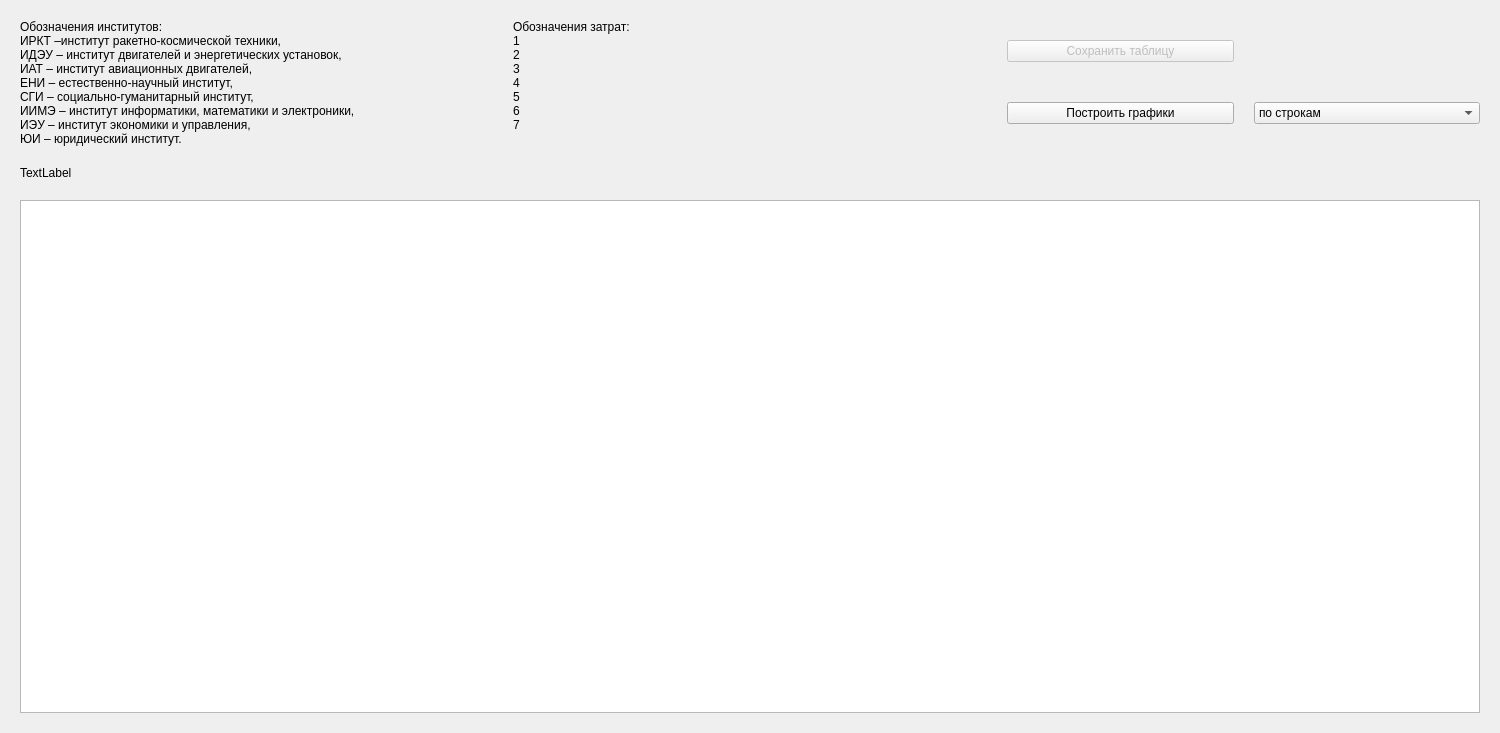
<?xml version="1.0" encoding="UTF-8"?>
<ui version="4.0">
 <class>Form</class>
 <widget class="QWidget" name="Form">
  <property name="geometry">
   <rect>
    <x>0</x>
    <y>0</y>
    <width>1500</width>
    <height>733</height>
   </rect>
  </property>
  <property name="windowTitle">
   <string>Анализ доходов институтов - Результаты</string>
  </property>
  <layout class="QHBoxLayout" name="horizontalLayout_2">
   <property name="leftMargin">
    <number>20</number>
   </property>
   <property name="topMargin">
    <number>20</number>
   </property>
   <property name="rightMargin">
    <number>20</number>
   </property>
   <property name="bottomMargin">
    <number>20</number>
   </property>
   <item>
    <layout class="QVBoxLayout" name="verticalLayout">
     <property name="spacing">
      <number>20</number>
     </property>
     <property name="sizeConstraint">
      <enum>QLayout::SetMaximumSize</enum>
     </property>
     <item>
      <layout class="QHBoxLayout" name="horizontalLayout">
       <property name="spacing">
        <number>20</number>
       </property>
       <item>
        <widget class="QLabel" name="label">
         <property name="font">
          <font>
           <weight>50</weight>
           <bold>false</bold>
          </font>
         </property>
         <property name="text">
          <string>Обозначения институтов:
ИРКТ –институт ракетно-космической техники,
ИДЭУ – институт двигателей и энергетических установок,
ИАТ – институт авиационных двигателей,
ЕНИ – естественно-научный институт,
СГИ – социально-гуманитарный институт,
ИИМЭ – институт информатики, математики и электроники,
ИЭУ – институт экономики и управления,
ЮИ – юридический институт.</string>
         </property>
        </widget>
       </item>
       <item>
        <widget class="QLabel" name="label_2">
         <property name="text">
          <string>Обозначения затрат:
1
2
3
4
5
6
7
</string>
         </property>
        </widget>
       </item>
       <item>
        <layout class="QGridLayout" name="gridLayout">
         <item row="0" column="0">
          <widget class="QPushButton" name="btn_save_table">
           <property name="enabled">
            <bool>false</bool>
           </property>
           <property name="text">
            <string>Сохранить таблицу</string>
           </property>
          </widget>
         </item>
         <item row="1" column="0">
          <widget class="QPushButton" name="btn_build_graphs">
           <property name="text">
            <string>Построить графики</string>
           </property>
          </widget>
         </item>
         <item row="1" column="1">
          <widget class="QComboBox" name="comboBox_row_col">
           <item>
            <property name="text">
             <string>по строкам</string>
            </property>
           </item>
           <item>
            <property name="text">
             <string>по столбцам</string>
            </property>
           </item>
          </widget>
         </item>
        </layout>
       </item>
      </layout>
     </item>
     <item>
      <widget class="QLabel" name="label_description">
       <property name="text">
        <string>TextLabel</string>
       </property>
      </widget>
     </item>
     <item>
      <widget class="QTableView" name="tableView">
       <property name="sizePolicy">
        <sizepolicy hsizetype="Expanding" vsizetype="Expanding">
         <horstretch>0</horstretch>
         <verstretch>0</verstretch>
        </sizepolicy>
       </property>
       <property name="selectionMode">
        <enum>QAbstractItemView::ExtendedSelection</enum>
       </property>
      </widget>
     </item>
    </layout>
   </item>
  </layout>
 </widget>
 <resources/>
 <connections/>
</ui>
